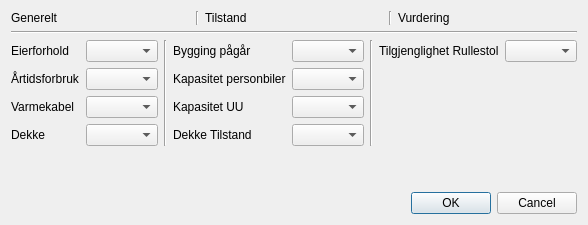
       <widget class="QWidget" name="tab_4">
        <attribute name="title">
         <string>Parkeringsområde</string>
        </attribute>
        <layout class="QGridLayout" name="gridLayout_5">
         <item row="0" column="0">
          <layout class="QVBoxLayout" name="verticalLayout_8">
           <item>
            <layout class="QVBoxLayout" name="verticalLayout_7">
             <item>
              <layout class="QHBoxLayout" name="horizontalLayout_10">
               <item>
                <widget class="QLabel" name="label_89">
                 <property name="text">
                  <string>Generelt</string>
                 </property>
                </widget>
               </item>
               <item>
                <widget class="Line" name="line_25">
                 <property name="orientation">
                  <enum>Qt::Vertical</enum>
                 </property>
                </widget>
               </item>
               <item>
                <widget class="QLabel" name="label_90">
                 <property name="text">
                  <string>Tilstand</string>
                 </property>
                </widget>
               </item>
               <item>
                <widget class="Line" name="line_26">
                 <property name="orientation">
                  <enum>Qt::Vertical</enum>
                 </property>
                </widget>
               </item>
               <item>
                <widget class="QLabel" name="label_91">
                 <property name="text">
                  <string>Vurdering</string>
                 </property>
                </widget>
               </item>
              </layout>
             </item>
             <item>
              <widget class="Line" name="line_27">
               <property name="orientation">
                <enum>Qt::Horizontal</enum>
               </property>
              </widget>
             </item>
             <item>
              <layout class="QHBoxLayout" name="horizontalLayout_9">
               <item>
                <layout class="QFormLayout" name="formLayout_16">
                 <item row="0" column="0">
                  <widget class="QLabel" name="label_80">
                   <property name="text">
                    <string>Eierforhold</string>
                   </property>
                  </widget>
                 </item>
                 <item row="0" column="1">
                  <widget class="QComboBox" name="comboBox_69"/>
                 </item>
                 <item row="1" column="0">
                  <widget class="QLabel" name="label_81">
                   <property name="text">
                    <string>Årtidsforbruk</string>
                   </property>
                  </widget>
                 </item>
                 <item row="1" column="1">
                  <widget class="QComboBox" name="comboBox_70"/>
                 </item>
                 <item row="2" column="0">
                  <widget class="QLabel" name="label_82">
                   <property name="text">
                    <string>Varmekabel</string>
                   </property>
                  </widget>
                 </item>
                 <item row="2" column="1">
                  <widget class="QComboBox" name="comboBox_71"/>
                 </item>
                 <item row="3" column="0">
                  <widget class="QLabel" name="label_83">
                   <property name="text">
                    <string>Dekke</string>
                   </property>
                  </widget>
                 </item>
                 <item row="3" column="1">
                  <widget class="QComboBox" name="comboBox_72"/>
                 </item>
                </layout>
               </item>
               <item>
                <widget class="Line" name="line_23">
                 <property name="orientation">
                  <enum>Qt::Vertical</enum>
                 </property>
                </widget>
               </item>
               <item>
                <layout class="QFormLayout" name="formLayout_17">
                 <property name="fieldGrowthPolicy">
                  <enum>QFormLayout::AllNonFixedFieldsGrow</enum>
                 </property>
                 <item row="0" column="0">
                  <widget class="QLabel" name="label_85">
                   <property name="text">
                    <string>Bygging pågår</string>
                   </property>
                  </widget>
                 </item>
                 <item row="0" column="1">
                  <widget class="QComboBox" name="comboBox_74"/>
                 </item>
                 <item row="1" column="0">
                  <widget class="QLabel" name="label_84">
                   <property name="text">
                    <string>Kapasitet personbiler</string>
                   </property>
                  </widget>
                 </item>
                 <item row="1" column="1">
                  <widget class="QComboBox" name="comboBox_73"/>
                 </item>
                 <item row="2" column="0">
                  <widget class="QLabel" name="label_86">
                   <property name="text">
                    <string>Kapasitet UU</string>
                   </property>
                  </widget>
                 </item>
                 <item row="2" column="1">
                  <widget class="QComboBox" name="comboBox_76"/>
                 </item>
                 <item row="3" column="0">
                  <widget class="QLabel" name="label_87">
                   <property name="text">
                    <string>Dekke Tilstand</string>
                   </property>
                  </widget>
                 </item>
                 <item row="3" column="1">
                  <widget class="QComboBox" name="comboBox_75"/>
                 </item>
                </layout>
               </item>
               <item>
                <widget class="Line" name="line_24">
                 <property name="orientation">
                  <enum>Qt::Vertical</enum>
                 </property>
                </widget>
               </item>
               <item>
                <layout class="QFormLayout" name="formLayout_18">
                 <item row="0" column="0">
                  <widget class="QLabel" name="label_88">
                   <property name="text">
                    <string>Tilgjenglighet Rullestol</string>
                   </property>
                  </widget>
                 </item>
                 <item row="0" column="1">
                  <widget class="QComboBox" name="comboBox_77"/>
                 </item>
                </layout>
               </item>
              </layout>
             </item>
            </layout>
           </item>
           <item>
            <spacer name="verticalSpacer_5">
             <property name="orientation">
              <enum>Qt::Vertical</enum>
             </property>
             <property name="sizeHint" stdset="0">
              <size>
               <width>20</width>
               <height>40</height>
              </size>
             </property>
            </spacer>
           </item>
           <item>
            <widget class="QDialogButtonBox" name="button_box_5">
             <property name="orientation">
              <enum>Qt::Horizontal</enum>
             </property>
             <property name="standardButtons">
              <set>QDialogButtonBox::Cancel|QDialogButtonBox::Ok</set>
             </property>
            </widget>
           </item>
          </layout>
         </item>
        </layout>
       </widget>
